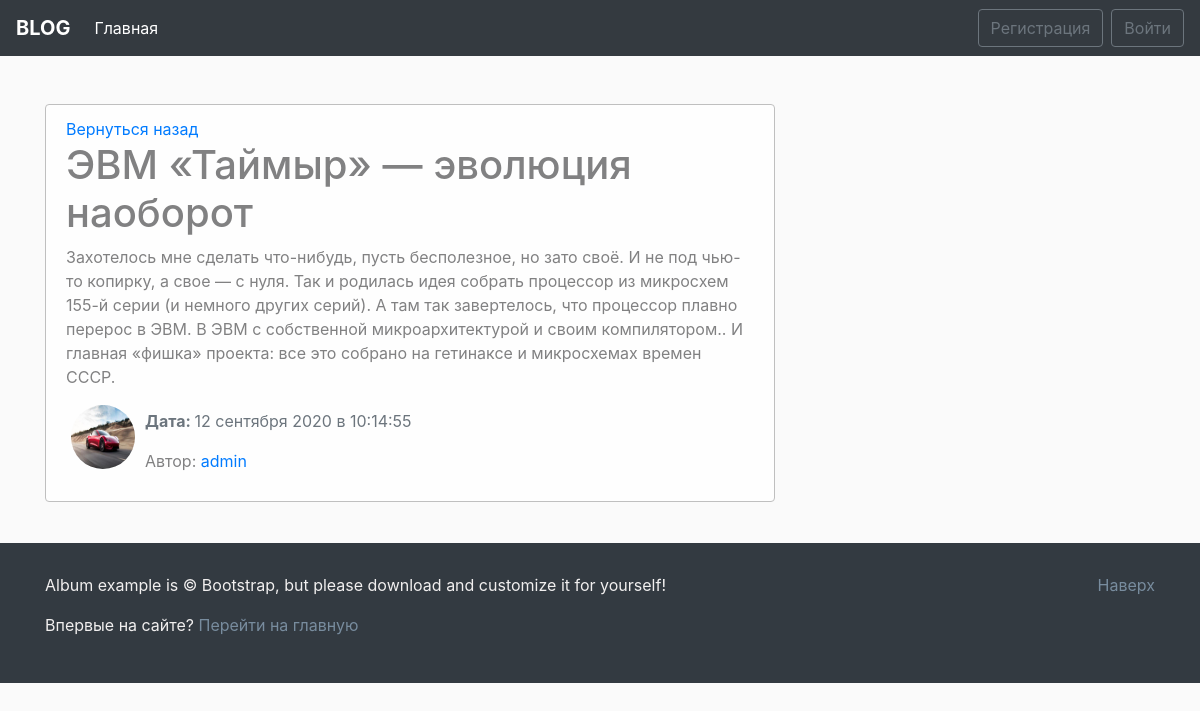
/news/6/, run on the app's committed database.
### blog/models.py (models this page shows, shortened)
class News(models.Model):
    title = models.CharField(max_length=100)
    text = models.TextField()
    date = models.DateTimeField(default=timezone.now)
    author = models.ForeignKey(User,on_delete=models.CASCADE)
    def __str__(self):
        return self.title

### users/models.py (models this page shows, shortened)
class Profile(models.Model):
    user = models.OneToOneField(User, on_delete=models.CASCADE)
    img = models.ImageField(default='default.jpg',upload_to='user_images')

### blog/views.py (the view)
# urls.py: path('news/<int:pk>/', views.NewsDetailView.as_view(), name = 'news-detail'),
class NewsDetailView(DetailView):
    model = News
    def get_context_data(self, *, object_list=None, **kwargs):
        ctx =  super(NewsDetailView,self).get_context_data(**kwargs)
        ctx['title'] = News.objects.filter(pk=self.kwargs['pk']).first()
        return ctx

### blog/templates/blog/news_detail.html (shortened to what this page needs)
{% extends 'blog/main.html' %}
{%block main_section%}
<div class="alert alert-light">
    <a href="{%url 'blog-home'%}">Вернуться назад</a>
    <h1>{{object.title}}</h1>
    <p>{{ object.text|safe}}</p>
    <div class="row">
        <div>
            {% if object.author.profile.img %}
            <img src="{{object.author.profile.img.url}}" alt="{{object.author}}" class="user_image">
            {% else %}
            <img src="/pictures/default.jpg" alt="{{object.author}}" class="user_image">
            {%endif%}
        </div>
        <div class="mt-1">
            <span class="text-muted"><p><b>Дата: </b>{{object.date|date:"d E Y в H:i:s" }}</p></span>
            <p>Автор: <a href="">{{object.author}}</a></p>
        </div>
    </div>
</div>
    {%endblock main_section%}

### blog/static/blog/main.css (style rules this page uses)
body { background: #fafafa }
.alert-light { border-color: #bfbfbf }
.user_image { width: 64px; height: 64px; border-radius: 50%; margin-right: 10px; margin-left: 20px; }

### data on the page
News: title "ЭВМ «Таймыр» — эволюция наоборот", text "Захотелось мне сделать что-нибудь, пусть бесполезное, но зато своё. И не под чью-то копирку, а свое — с нуля. Так и родилась идея собрать процессор из микросхем 155-й серии (и немного других серий). А там так завертелось, что процессор плавно перерос в ЭВМ. В ЭВМ с собственной микроархитектурой и своим компилятором.. И главная «фишка» проекта: все это собрано на гетинаксе и микросхемах времен СССР.", author.profile.img (picture), date "12 сентября 2020 в 10:14:55", author "admin"
